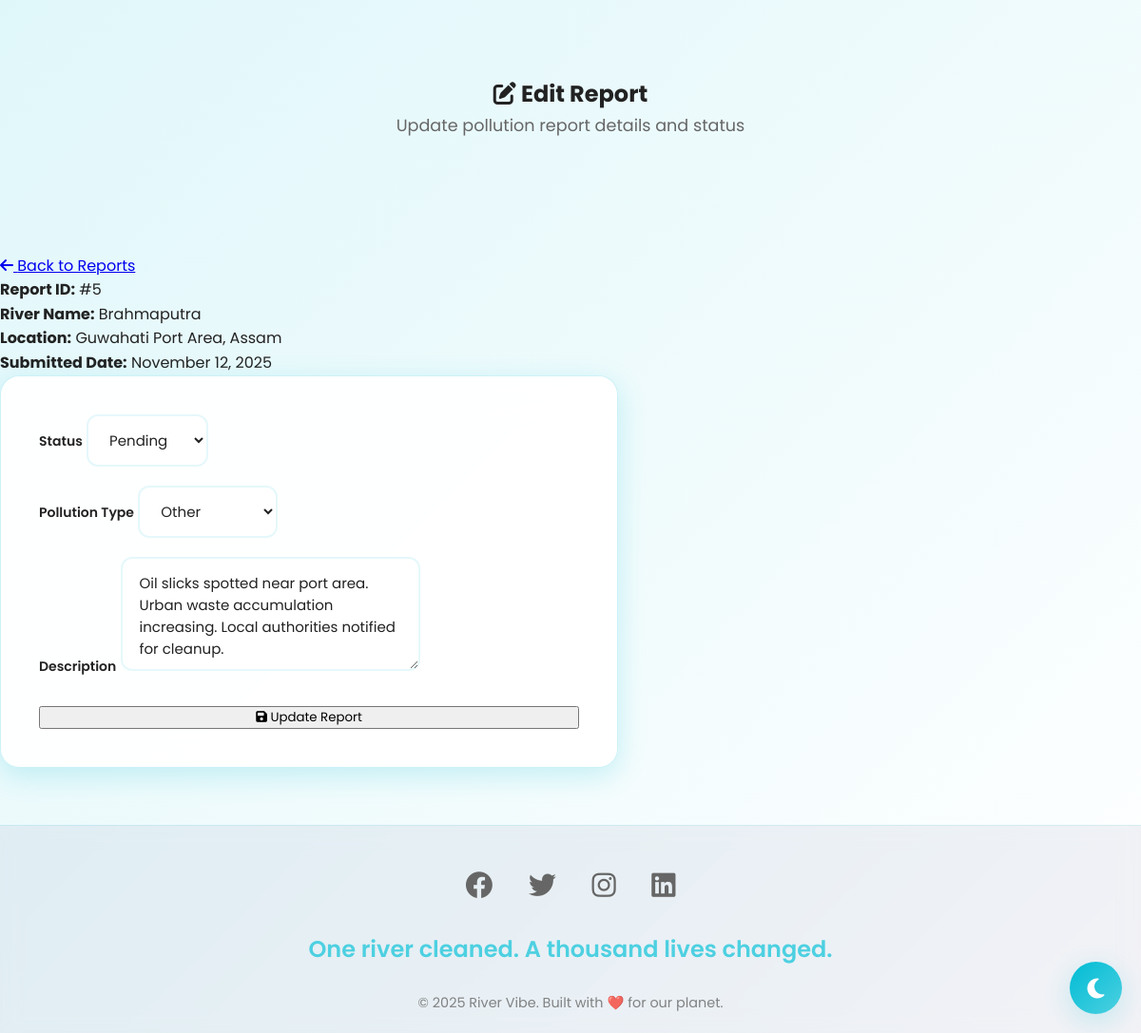
Screenshot of /admin/edit_report.php?id=5 (signed in) with the database file from the repository.
### tables this page shows
CREATE TABLE IF NOT EXISTS river_reports (
    id INT AUTO_INCREMENT PRIMARY KEY,
    river_name VARCHAR(150) NOT NULL,
    location VARCHAR(200),
    image VARCHAR(255),
    status ENUM('Pending', 'In Progress', 'Resolved') DEFAULT 'Pending',
    pollution_type VARCHAR(150),
    date_submitted DATE,
    reported_by VARCHAR(150),
    description TEXT,
    location_coordinates VARCHAR(200),
    authority_response TEXT,
    qr_code VARCHAR(255),
    user_id INT DEFAULT NULL,
    created_at TIMESTAMP DEFAULT CURRENT_TIMESTAMP,
    INDEX idx_status (status),
    INDEX idx_river_name (river_name),
    INDEX idx_user_id (user_id),
    FOREIGN KEY (user_id) REFERENCES users(id) ON DELETE SET NULL
);

### admin/edit_report.php (the view, shortened to what this page needs)
<?php
require_once __DIR__ . '/../components/db_connect.php';
$report_id = isset($_GET['id']) ? intval($_GET['id']) : 0;
$stmt = $conn->prepare("SELECT * FROM river_reports WHERE id = ?");
$stmt->bind_param("i", $report_id);
$stmt->execute();
$result = $stmt->get_result();
$report = $result->fetch_assoc();
include __DIR__ . '/../components/header.php';
?>
<section class="admin-header">
    <h1><i class="fas fa-edit"></i> Edit Report</h1>
    <p>Update pollution report details and status</p>
</section>
<div class="admin-container">
    <a href="/Webby/admin/view_reports.php" class="back-link">
        <i class="fas fa-arrow-left"></i> Back to Reports
    </a>
    <div class="info-box">
        <p><strong>Report ID:</strong> #<?php echo $report['id']; ?></p>
        <p><strong>River Name:</strong> <?php echo htmlspecialchars($report['river_name']); ?></p>
        <p><strong>Location:</strong> <?php echo htmlspecialchars($report['location']); ?></p>
        <p><strong>Submitted Date:</strong> <?php echo date('F j, Y', strtotime($report['date_submitted'])); ?></p>
    </div>
    <div class="edit-form">
        <form method="POST">
            <div class="form-group">
                <label for="status">Status</label>
                <select name="status" id="status" required>
                    <option value="Pending" <?php echo $report['status'] === 'Pending' ? 'selected' : ''; ?>>Pending</option>
                </select>
            </div>
            <div class="form-group">
                <label for="pollution_type">Pollution Type</label>
                <select name="pollution_type" id="pollution_type" required>
                    <option value="Other" <?php echo $report['pollution_type'] === 'Other' ? 'selected' : ''; ?>>Other</option>
                </select>
            </div>
            <div class="form-group">
                <label for="description">Description</label>
                <textarea name="description" id="description" required><?php echo htmlspecialchars($report['description']); ?></textarea>
            </div>
            <button type="submit" class="submit-btn">
                <i class="fas fa-save"></i> Update Report
            </button>
        </form>
    </div>
</div>
<?php include __DIR__ . '/../components/footer.php'; ?>

### css/style.css (style rules this page uses)
* { margin: 0; padding: 0; box-sizing: border-box; font-family: 'Poppins', sans-serif; }
:root { --ocean-teal: #00bcd4; --ocean-aqua: #4dd0e1; --ocean-deep: #0096c7; --ocean-light: #e0f7fa; --ocean-white: #ffffff; --ocean-gray: #f5f5f5; --bg-primary: #ffffff; --bg-secondary: #f9f9f9; --bg-gradient: linear-gradient(135deg, #e0f7fa 0%, #ffffff 100%); --text-primary: #222222; --text-secondary: #666666; --nav-bg: rgba(255, 255, 255, 0.85); --nav-scrolled-bg: rgba(255, 255, 255, 0.95); --card-bg: rgba(255, 255, 255, 0.9); --footer-bg: rgba(0, 8, 81, 0.05); --border-color: rgba(0, 188, 212, 0.1); --input-bg: rgba(255, 255, 255, 0.8); --shadow-sm: 0 2px 10px rgba(0, 188, 212, 0.1); --shadow-md: 0 4px 20px rgba(0, 188, 212, 0.15); --shadow-lg: 0 8px 30px rgba(0, 188, 212, 0.2); --shadow-glow: 0 0 20px rgba(77, 208, 225, 0.3); --transition-fast: all 0.3s cubic-bezier(0.4, 0, 0.2, 1); --transition-smooth: all 0.4s ease; --transition-theme: background-color 0.4s ease, color 0.4s ease, border-color 0.4s ease; }
html { scroll-behavior: smooth; }
body { background: var(--bg-gradient); color: var(--text-primary); line-height: 1.6; overflow-x: hidden; transition: var(--transition-theme); }
section { padding: 80px 20px; text-align: center; position: relative; }
section p { max-width: 700px; margin: 0 auto 40px; color: var(--text-secondary); font-size: 1.1rem; transition: var(--transition-theme); }
form { max-width: 650px; width: 100%; background: rgba(255, 255, 255, 0.95); backdrop-filter: blur(20px); -webkit-backdrop-filter: blur(20px); padding: 40px; border-radius: 20px; box-shadow: var(--shadow-lg); display: flex; flex-direction: column; gap: 20px; position: relative; z-index: 1; border: 1px solid rgba(0, 188, 212, 0.2); }
form label { font-weight: 600; color: var(--text-primary); font-size: 14px; margin-bottom: -10px; transition: var(--transition-theme); }
form input, form select, form textarea { padding: 14px 18px; border: 2px solid var(--border-color); border-radius: 12px; transition: var(--transition-theme); font-size: 15px; background: var(--input-bg); color: var(--text-primary); font-family: 'Poppins', sans-serif; }
form input::placeholder, form textarea::placeholder { color: var(--text-secondary); opacity: 0.7; }
form textarea { resize: vertical; min-height: 120px; }
form button[type="submit"] { margin-top: 10px; }

### rows the page displays
river_reports: id "5", river_name "Brahmaputra", location "Guwahati Port Area, Assam", date_submitted "November 12, 2025", status "Pending", pollution_type "Other", description "Oil slicks spotted near port area. Urban waste accumulation increasing. Local authorities notified for cleanup."
